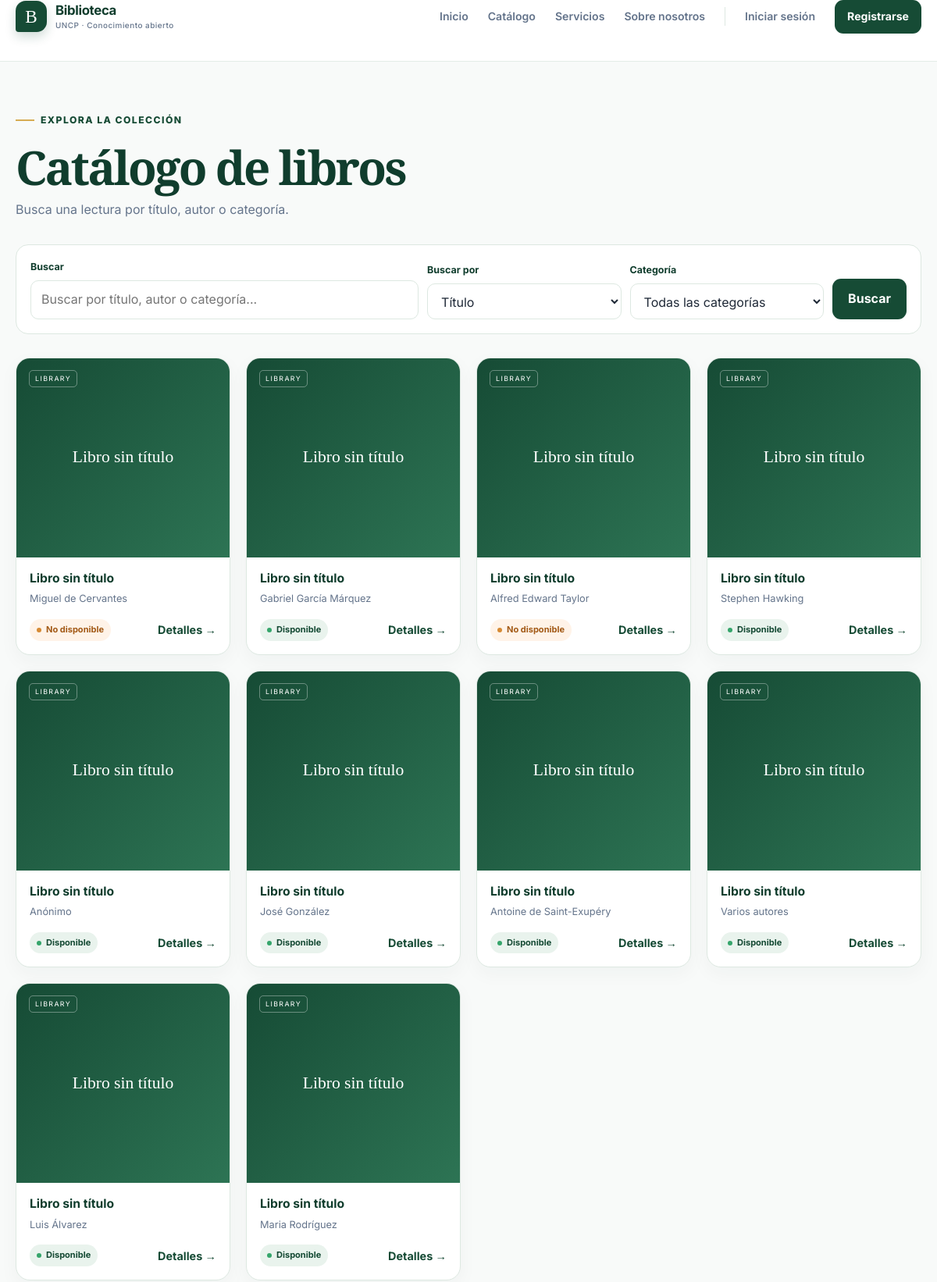
Page /libros/ (upper part) on the earlier database version.
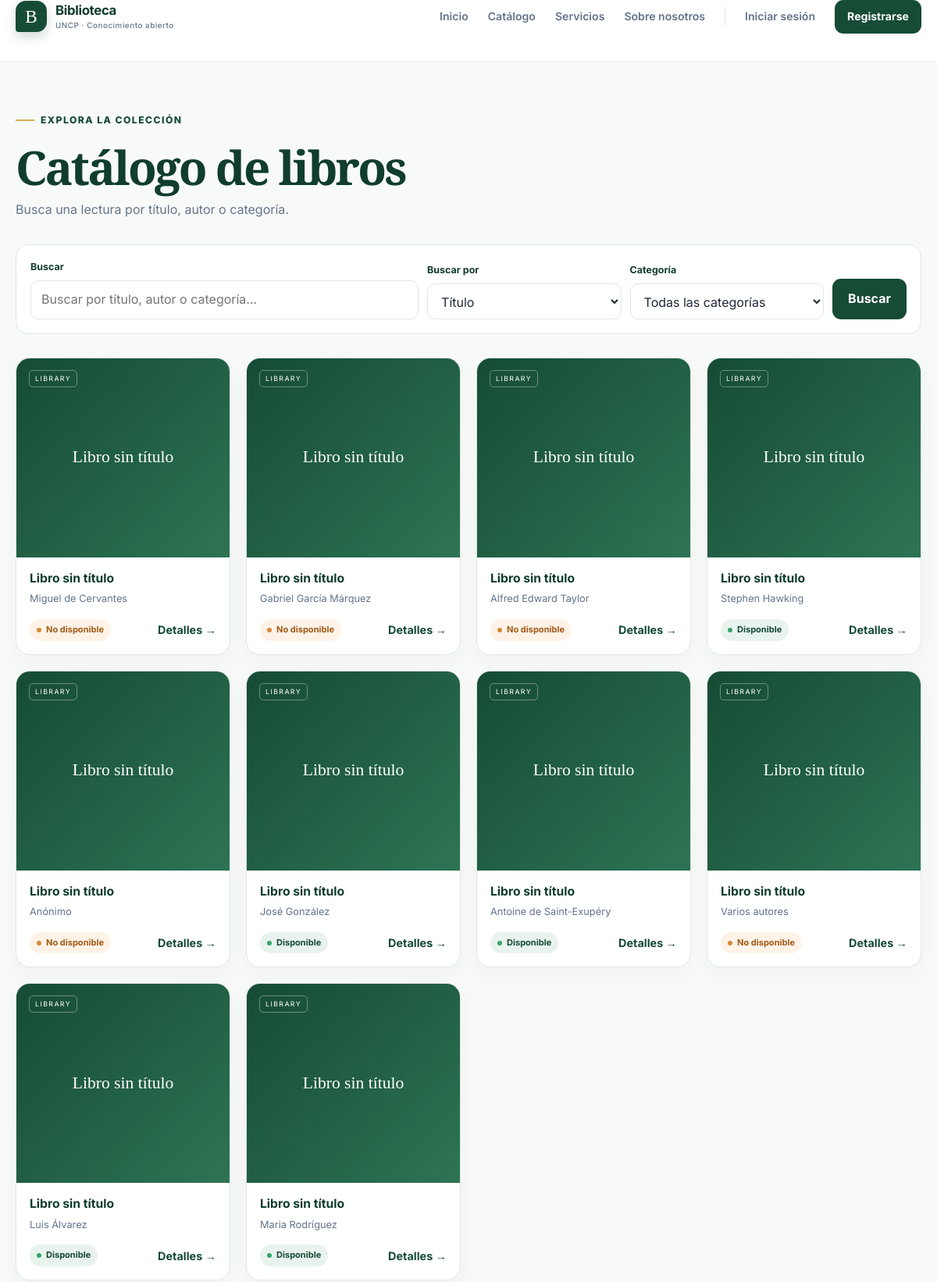
Same page on the later database version.
### catalogo/models.py (models this page shows, shortened)
class Libro(models.Model):
    titulo = models.CharField(
        max_length=200,
        help_text="Título completo del libro"
    )
    autor = models.CharField(
        max_length=150,
        help_text="Nombre del autor o autores"
    )
    isbn = models.CharField(
        max_length=13,
        unique=True,
        blank=True,
        null=True,
        help_text="ISBN-13 (opcional), formato: 978-3-16-148410-0"
    )
    categoria = models.ForeignKey(
        Categoria,
        on_delete=models.SET_NULL,
        null=True,
        blank=True,
        related_name='libros',
        help_text="Categoría del libro"
    )
    fecha_publicacion = models.DateField(
        null=True,
        blank=True,
        help_text="Fecha de publicación (AAAA-MM-DD)"
    )
    resumen = models.TextField(
        blank=True,
        help_text="Resumen o descripción del libro"
    )
    disponible = models.BooleanField(
        default=True,
        help_text="Indica si el libro está disponible para préstamo"
    )
    created_at = models.DateTimeField(auto_now_add=True)
    updated_at = models.DateTimeField(auto_now=True)
    class Meta:
        verbose_name = "Libro"
        verbose_name_plural = "Libros"
        ordering = ['titulo']
        indexes = [
            models.Index(fields=['titulo']),
            models.Index(fields=['isbn']),
            models.Index(fields=['disponible']),
        ]
    @property
    def estatus_disponibilidad(self):
        if self.disponible:
            return "Disponible"
        return "No disponible"

### catalogo/views.py (the view, shortened to what this page needs)
# urls.py: path('libros/', catalogo_views.lista_libros, name='lista_libros'),
def lista_libros(request):
    form = BusquedaLibrosForm(request.GET or None)
    query = request.GET.get('query', '')
    por = request.GET.get('por', 'titulo')
    categoria_id = request.GET.get('categoria', '')
    libros = Libro.objects.all().order_by('titulo')
    if form.is_valid():
        query = form.cleaned_data.get('query', query)
        por = form.cleaned_data.get('por', por)
        categoria_id = form.cleaned_data.get('categoria', categoria_id)
    paginator = Paginator(libros, 12)  # 12 libros por página
    page_number = request.GET.get('page')
    page_obj = paginator.get_page(page_number)
    contexto = {
        'titulo': 'Catálogo de Libros',
        'form_busqueda': form,
        'page_obj': page_obj,
        'query': query,
        'por': por,
    }
    return render(request, 'catalogo/lista_libros.html', contexto)

### catalogo/forms.py
class BusquedaLibrosForm(forms.Form):
    BUSCAR_POR_CHOICES = [
        ('titulo', 'Título'),
        ('autor', 'Autor'),
        ('categoria', 'Categoría'),
    ]
    query = forms.CharField(
        max_length=200,
        required=False,
        widget=forms.TextInput(attrs={
            'class': 'form-control',
            'placeholder': 'Buscar por título, autor o categoría...',
            'aria-label': 'Buscar'
        })
    )
    por = forms.ChoiceField(
        choices=BUSCAR_POR_CHOICES,
        initial='titulo',
        widget=forms.Select(attrs={'class': 'form-select form-select-sm'})
    )
    categoria = forms.ModelChoiceField(
        queryset=Categoria.objects.all().order_by('nombre'),
        required=False,
        widget=forms.Select(attrs={'class': 'form-select form-select-sm'}),
        empty_label="Todas las categorías"
    )

### catalogo/models.py (called while the page is built)
    def __str__(self):
        return self.nombre

### templates/catalogo/lista_libros.html (shortened to what this page needs)
{% extends 'base.html' %}
{% block content %}
<section class="catalog-page">
  <div class="container">
    <span class="eyebrow">Explora la colección</span>
    <h1 class="page-title">Catálogo de libros</h1>
    <p class="page-lead">Busca una lectura por título, autor o categoría.</p>
    <div class="filter-panel">
      <form class="filter-form" method="get">
        <div class="field">
          <label for="id_query">Buscar</label>{{ form_busqueda.query }}
        </div>
        <div class="field">
          <label for="id_por">Buscar por</label>{{ form_busqueda.por }}
        </div>
        <div class="field">
          <label for="id_categoria">Categoría</label>{{ form_busqueda.categoria }}
        </div>
        <button class="button button-primary" type="submit">Buscar</button>
      </form>
    </div>
    <div class="book-grid book-grid-catalog">
      {% for libro in page_obj %}
      <article class="book-card">
        <div class="book-cover"><span>{{ libro.titulo|default:'Libro sin título' }}</span></div>
        <div class="book-body">
          <h3>{{ libro.titulo|default:'Libro sin título'|truncatechars:48 }}</h3>
          <p class="book-author">{{ libro.autor }}</p>
          <div class="book-meta">
            <span
              class="status {% if not libro.disponible %}status-unavailable{% endif %}"
              >{{ libro.estatus_disponibilidad }}</span
            ><a
              class="link-arrow"
              href="{% url 'catalogo:detalle_libro' libro.pk %}"
              >Detalles →</a
            >
          </div>
        </div>
      </article>
      {% empty %}
      <div class="empty-state">
        <strong>No se encontraron libros</strong>Prueba con otros términos o
        cambia los filtros.
      </div>
      {% endfor %}
    </div>
  </div>
</section>
{% endblock %}

Differences in the rows shown:
changed Libro "Gabriel García Márquez": disponible True → False (drawn); estatus_disponibilidad "Disponible" → "No disponible"
changed Libro "Anónimo": disponible True → False (drawn); estatus_disponibilidad "Disponible" → "No disponible"
changed Libro "Varios autores": disponible True → False (drawn); estatus_disponibilidad "Disponible" → "No disponible"
